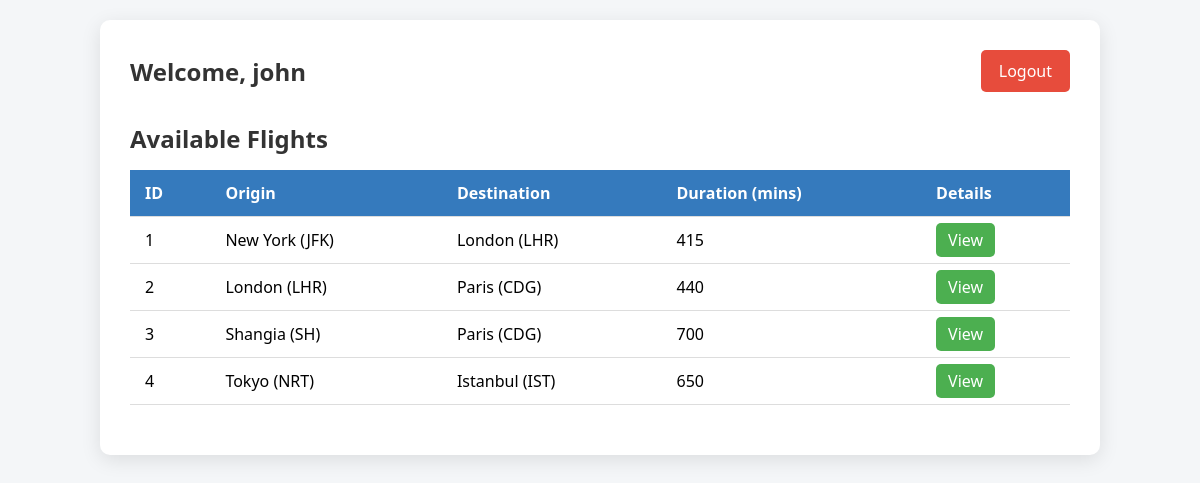
/users/ (signed in), run on the app's committed database.
### flights/models.py (models this page shows, shortened)
class Flight(models.Model):
    orgin = models.ForeignKey(
        Airport, on_delete=models.CASCADE, related_name="departures"
    )
    destination = models.ForeignKey(
        Airport, on_delete=models.CASCADE, related_name="arrivals"
    )
    duration = models.IntegerField()

class Airport(models.Model):
    code = models.CharField(max_length=3)
    city = models.CharField(max_length=64)
    def __str__(self):
        return f"{self.city} ({self.code})"

### users/views.py (the view)
# urls.py: path("", views.index, name="index"),
def index(request):
    if not request.user.is_authenticated:
        return HttpResponseRedirect(reverse("login"))
    return render(request, "users/user.html", {
        "user": request.user,
        "flights": Flight.objects.all()
    })

### users/templates/users/user.html
{% extends "users/layout.html" %} {% block body %} {% load static %}
<link rel="stylesheet" href="{% static 'users/users.css' %}" />
<div class="dashboard-container">
  <header>
    <h1>Welcome, {{ request.user.username }}</h1>
    <a href="{% url 'logout' %}" class="btn-logout">Logout</a>
  </header>
  <section class="flights-list">
    <h2>Available Flights</h2>
    <table>
      <thead>
        <tr>
          <th>ID</th>
          <th>Origin</th>
          <th>Destination</th>
          <th>Duration (mins)</th>
          <th>Details</th>
        </tr>
      </thead>
      <tbody>
        {% for flight in flights %}
        <tr>
          <td>{{ flight.id }}</td>
          <td>{{ flight.orgin }}</td>
          <td>{{ flight.destination }}</td>
          <td>{{ flight.duration }}</td>
          <td>
            <a href="{% url 'flight' flight.id %}" class="btn-details">View</a>
          </td>
        </tr>
        {% empty %}
        <tr>
          <td colspan="5">No flights available</td>
        </tr>
        {% endfor %}
      </tbody>
    </table>
  </section>
</div>
{% endblock %}

### users/static/users/users.css (style rules this page uses)
* { margin: 0; padding: 0; box-sizing: border-box; font-family: 'Segoe UI', Tahoma, Geneva, Verdana, sans-serif; }
body { background-color: #f4f6f8; padding: 20px; }
.dashboard-container { max-width: 1000px; margin: auto; background: #fff; padding: 30px; border-radius: 10px; box-shadow: 0 5px 20px rgba(0,0,0,0.1); }
header { display: flex; justify-content: space-between; align-items: center; margin-bottom: 30px; }
header h1 { color: #333; font-size: 24px; }
.btn-logout { background-color: #e74c3c; color: #fff; padding: 10px 18px; text-decoration: none; border-radius: 5px; transition: all 0.3s ease; }
.flights-list h2 { color: #333; margin-bottom: 15px; }
table { width: 100%; border-collapse: collapse; margin-bottom: 20px; }
thead { background-color: #357ABD; color: #fff; }
th, td { padding: 12px 15px; text-align: left; border-bottom: 1px solid #ddd; }
.btn-details { background-color: #4CAF50; color: white; padding: 6px 12px; text-decoration: none; border-radius: 5px; transition: all 0.3s ease; }

### data on the page
Flight: id "1", orgin "New York (JFK)", destination "London (LHR)", duration "415"
Flight: id "2", orgin "London (LHR)", destination "Paris (CDG)", duration "440"
Flight: id "3", orgin "Shangia (SH)", destination "Paris (CDG)", duration "700"
Flight: id "4", orgin "Tokyo (NRT)", destination "Istanbul (IST)", duration "650"

### other printed values
{{ request.user.username }} "john"
